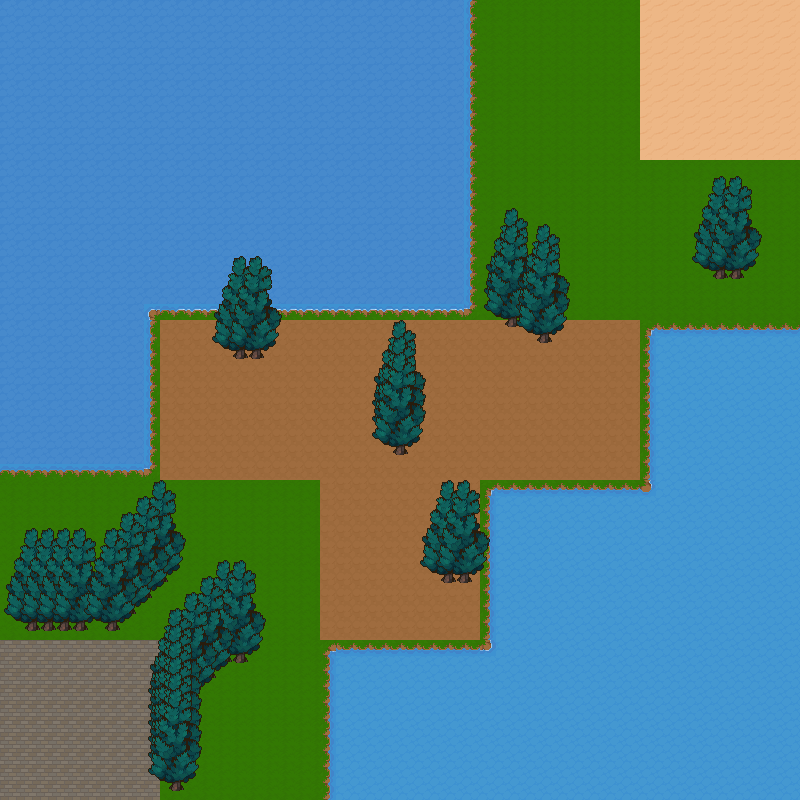

A 2D game scene composited from a Tiled map and its tileset images. What follows is a short description and the map's XML, with each tile layer's data collapsed to a summary:
An orthogonal 50x50 tile map with 16x16 px tiles, 2 tile layers (Ground, Background), 3 tilesets and 1 object.

<map version="1.10" tiledversion="1.12.0" orientation="orthogonal" renderorder="right-down" width="50" height="50" tilewidth="16" tileheight="16" infinite="0" nextlayerid="5" nextobjectid="76">
 <tileset firstgid="1" source="FloorTileset.tsx" />
 <tileset firstgid="651" source="WaterTileSet.tsx" />
 <tileset firstgid="1276" source="Objects.tsx" />
 <layer id="3" name="Ground" width="50" height="50">
  <data>[2500 cells, 2500 non-empty, 12 distinct tile ids]</data>
 </layer>
 <layer id="2" name="Background" width="50" height="50">
  <data>[2500 cells, 31 non-empty, 1 distinct tile ids]</data>
 </layer>
 <objectgroup id="4" name="Objects">
  <object id="33" gid="1283" x="13" y="770" width="54" height="54" />
 </objectgroup>
</map>
